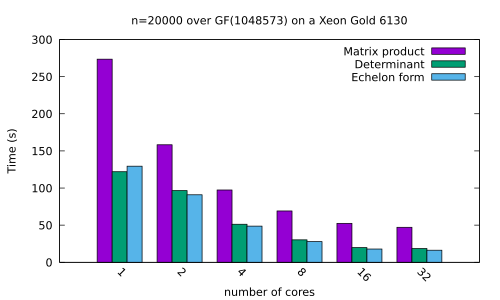

Write gnuplot code to recreate this figure.
set terminal pdf  transparent enhanced color
#font "arial,10" fontscale 1.0 
set output 'histo_dahu61.pdf'
#set boxwidth 0.9 absolute
set style fill   solid 1.00 border lt -1
set key fixed right top vertical Right noreverse noenhanced autotitle nobox
#set style increment default
set style histogram clustered gap 1 title textcolor lt -1
set style data histograms
set xtics border in scale 0,0 nomirror rotate by -45  autojustify
set xtics  norangelimit 
set xtics   ()
set xlabel 'number of cores'
set ylabel 'Time (s)'
set title "n=20000 over GF(1048573) on a Xeon Gold 6130" 
plot 'dahu61_20k.data' using 2:xticlabels(1) title 'Matrix product', '' u 3 title 'Determinant', '' u 4 title 'Echelon form'
